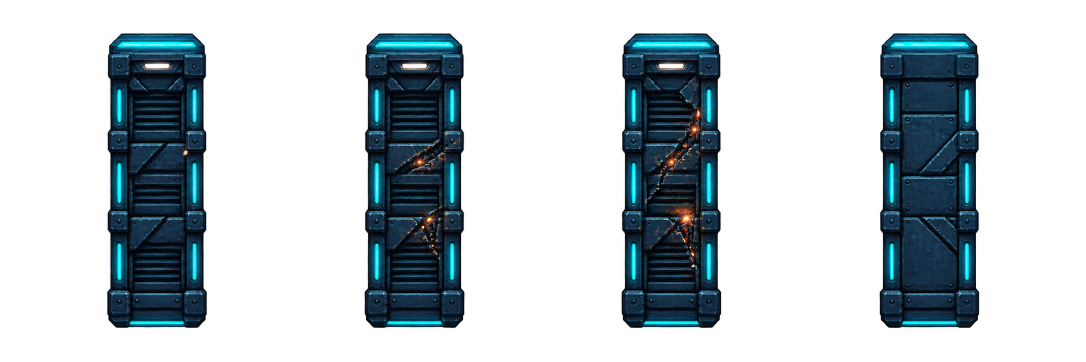
#> input picture assets/improvements/doors.png, 2172 x 724 px (shown at 1/2 size); its folder holds 4 pictures in this run
$ python measure_improvements.py
#> lines starting #> are read from the running program, lines starting #| are printed output that depends on the picture
"""Measure GPTImage atlas frames and shared miniboss anchors, preserving pixels."""
from pathlib import Path
from PIL import Image
import json,numpy as np
root=Path(__file__).resolve().parents[1]/'assets/improvements'
data={}
for name,count in [('doors',4),('devices',3),('electricity',4),('wind',4),('miniboss',3)]:
 im=Image.open(root/(name+'.png')).convert('RGBA');w,h=im.size
#> further down, im is the input picture: PIL image 2172x724 RGBA; mean R, G, B, A 5, 15.8, 20.8, 71.3
#> after `w, h = im.size`: w = 2172; h = 724
 cuts=[i/count for i in range(count+1)]
 if name=='miniboss':cuts=[0,1/3,.64,1]
 entry={'regions':[]};anchors=[]
 for i in range(count):
  left,right=round(w*cuts[i]),round(w*cuts[i+1]);cell=im.crop((left,0,right,h))
  box=cell.getchannel('A').point(lambda a:255 if a>=40 else 0).getbbox()
  if not box:raise ValueError((name,i,'empty'))
  x0,y0,x1,y1=box;entry['regions'].append([left+x0,y0,x1-x0,y1-y0])
  if name=='miniboss':
   a=np.array(cell.crop(box)).astype(float);r,g,b,alpha=[a[:,:,j] for j in range(4)]
   yy,xx=np.indices(alpha.shape)
   mask=(alpha>180)&(g>135)&(b>140)&(r<g*.75)&(yy<(y1-y0)*.4)
   ys,xs=np.where(mask)
   if len(xs)==0:raise ValueError(('visor not found',i))
   anchors.append([round(float(np.median(xs))+4,2),y1-y0])
#> this loop made 4 passes
#> (box, x0, x1) on passes 1 to 4: ((214, 66, 414, 656), 214, 414), ((186, 66, 386, 656), 186, 386), ((157, 66, 357, 656), 157, 357), ((130, 66, 330, 656), 130, 330)
#> pass 1, `cell = im.crop((left, 0, right, h))`:
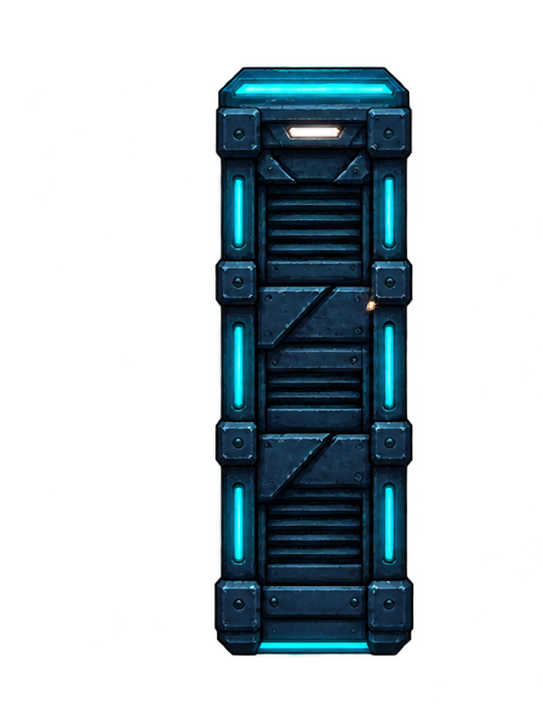
#> cell: PIL image 543x724 RGBA; mean R, G, B, A 4.3, 15.3, 20.4, 71.3; transparent parts drawn white
#> pass 2, `cell = im.crop((left, 0, right, h))`:
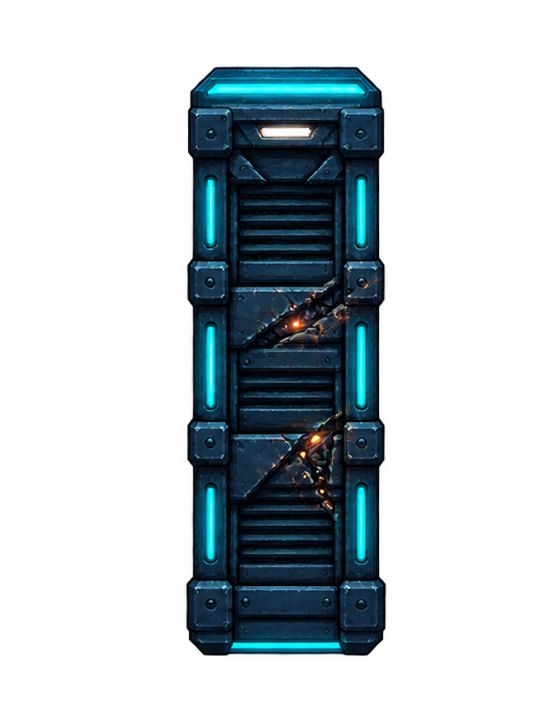
#> cell: PIL image 543x724 RGBA; mean R, G, B, A 5, 15.5, 20.2, 71.4; transparent parts drawn white
#> pass 3, `cell = im.crop((left, 0, right, h))`:
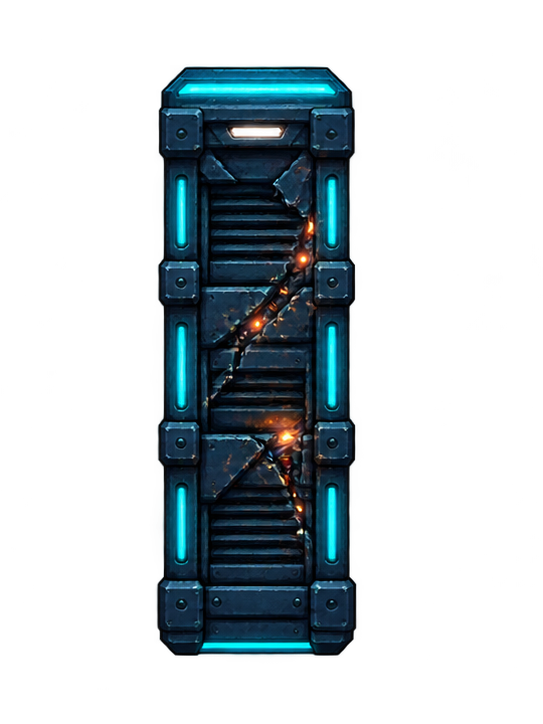
#> cell: PIL image 543x724 RGBA; mean R, G, B, A 6.1, 15.9, 20.1, 71.1; transparent parts drawn white
#> after the loop, anchors = []
 if name=='miniboss':entry.update(anchors=anchors,scale=150/entry['regions'][0][3])
 data[name]=entry
#> pass 2 of the loop `for name,count in [('doors',4),('devices',3),('electricity',4),('wind'..`:
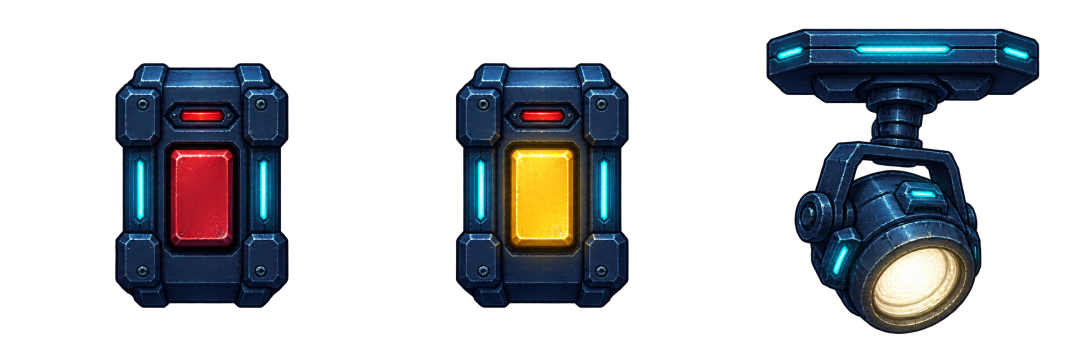
#> input picture assets/improvements/devices.png, 2172 x 724 px (shown at 1/2 size)
#> im is the input picture: PIL image 2172x724 RGBA; mean R, G, B, A 15.9, 19.4, 23.5, 80
#> the loop `for i in range(count):` made 3 passes
#> (x0, y0, x1, y1) on passes 1 to 3: (230, 126, 577, 616), (187, 126, 534, 616), (84, 57, 631, 668)
#> pass 1, `cell = im.crop((left, 0, right, h))`:
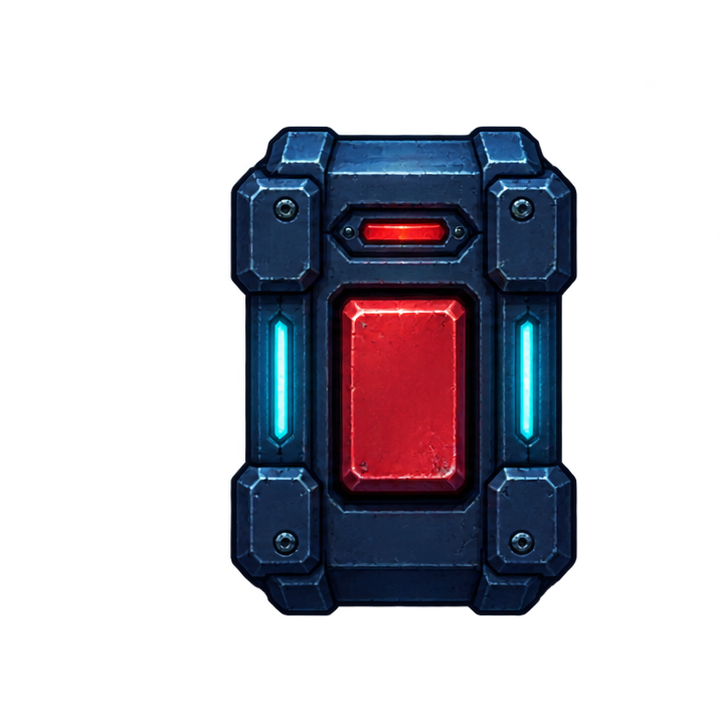
#> cell: PIL image 724x724 RGBA; mean R, G, B, A 13.5, 12.4, 19.8, 74.7; transparent parts drawn white
#> pass 3, `cell = im.crop((left, 0, right, h))`:
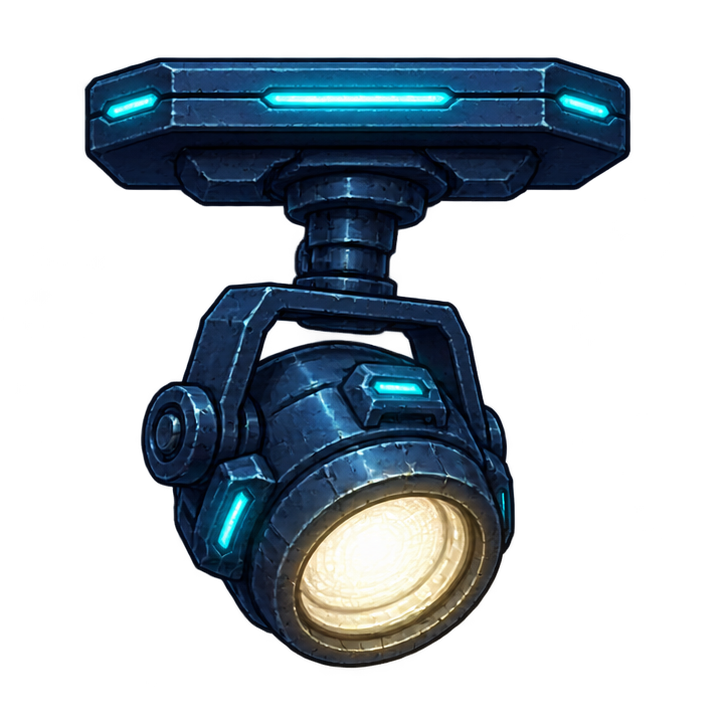
#> cell: PIL image 724x724 RGBA; mean R, G, B, A 15.8, 24.8, 31.7, 90.8; transparent parts drawn white
#> pass 3 of the loop `for name,count in [('doors',4),('devices',3),('electricity',4),('wind'..`:
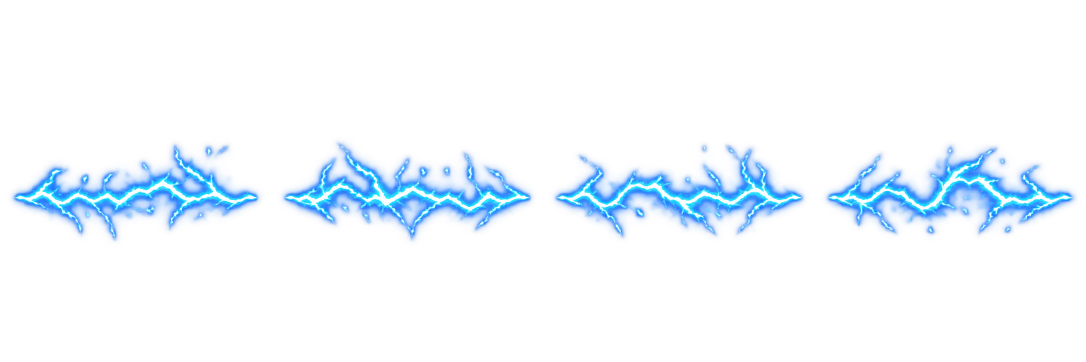
#> input picture assets/improvements/electricity.png, 2172 x 724 px (shown at 1/2 size)
#> im is the input picture: PIL image 2172x724 RGBA; mean R, G, B, A 8.6, 23.5, 42.9, 19.7
#> the loop `for i in range(count):` made 4 passes
#> (x0, y0, x1, y1) on passes 1 to 4: (24, 288, 519, 482), (22, 285, 521, 482), (23, 290, 522, 476), (23, 291, 521, 469)
#> pass 1, `cell = im.crop((left, 0, right, h))`:
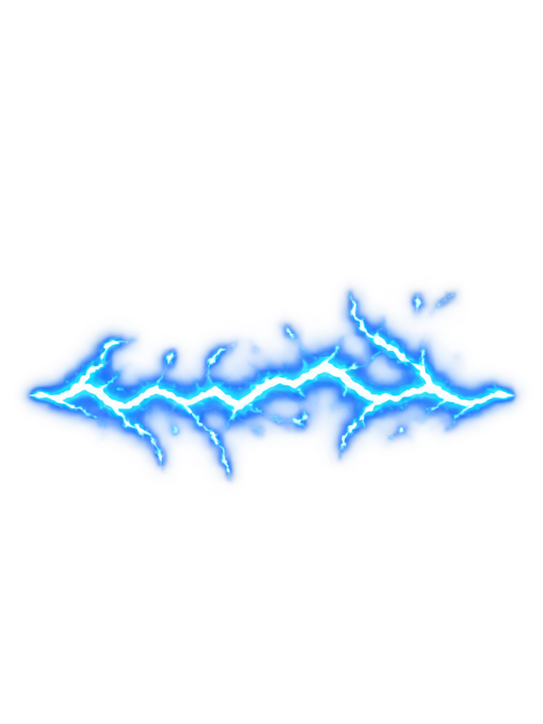
#> cell: PIL image 543x724 RGBA; mean R, G, B, A 8.3, 22.9, 41.7, 19.4; transparent parts drawn white
#> pass 3, `cell = im.crop((left, 0, right, h))`:
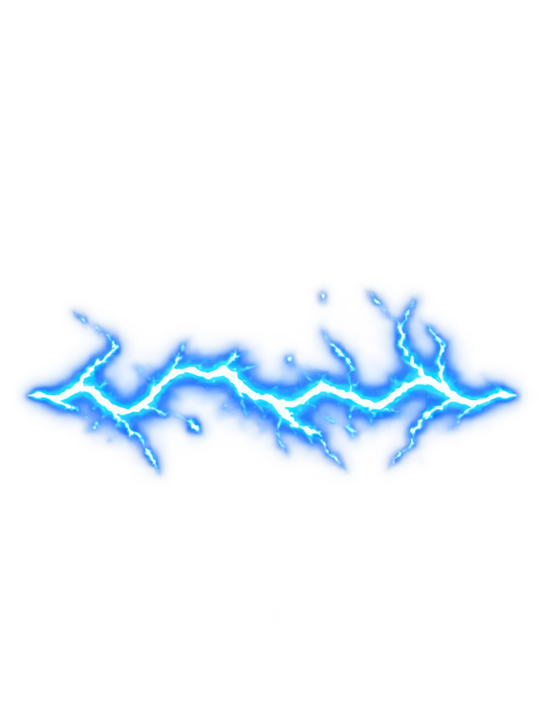
#> cell: PIL image 543x724 RGBA; mean R, G, B, A 8.3, 23.2, 43.1, 19.2; transparent parts drawn white
#> (the run stopped early here; a loop or call above may not have finished)
